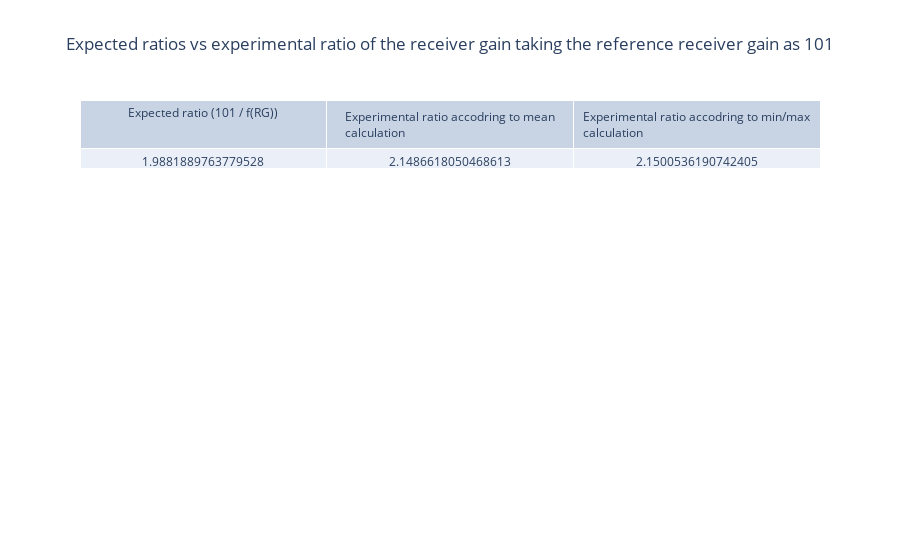

Here is the notebook cell this chart was saved with:
### Markdown cell above
**Plot Results**

### Code cell
avgData = [ [ 101, 0, 0, 0 ], [ 50.8, 0, 0, 0 ] ]

for d in data:
    if( d[1] == 101.0 ):
        avgData[0][1] += d[3]
        avgData[0][2] += d[4]
        avgData[0][3] += 1
    elif( d[1] == 50.8 ):
        avgData[1][1] += d[3]
        avgData[1][2] += d[4]
        avgData[1][3] += 1

idx = 0
for a in avgData:
    if( a[3] > 0 ):
        avgData[idx][1] = a[1]/a[3]
        avgData[idx][2] = a[2]/a[3]
    idx += 1

tableData = [ [], [], [] ]
for idx in range(1, len(avgData)):
    tableData[0].append((avgData[0][0]/avgData[idx][0]))
    tableData[1].append((avgData[0][1]/avgData[idx][1]))
    tableData[2].append((avgData[0][2]/avgData[idx][2]))

fig = go.Figure(data=[go.Table(header=dict(values=['Expected ratio (101 / f(RG))', 
                                                   'Experimental ratio accodring to mean calculation', 
                                                   'Experimental ratio accodring to min/max calculation']),
                cells=dict(values=tableData))])
fig.update_layout( title_text="Expected ratios vs experimental ratio of the receiver gain taking the reference receiver gain as 101", title_x=0.5 )
fig.show()

### Figure 1 — Plotly figure (JSON) as saved in the notebook; plotly's stock layout.template omitted (floating-point values rounded to 4 significant figures)
{"data": [{"cells": {"values": [[1.988], [2.149], [2.15]]}, "header": {"values": ["Expected ratio (101 / f(RG))", "Experimental ratio accodring to mean calculation", "Experimental ratio accodring to min/max calculation"]}, "type": "table"}], "layout": {"autosize": true, "title": {"text": "Expected ratios vs experimental ratio of the receiver gain taking the reference receiver gain as 101", "x": 0.5}}}
